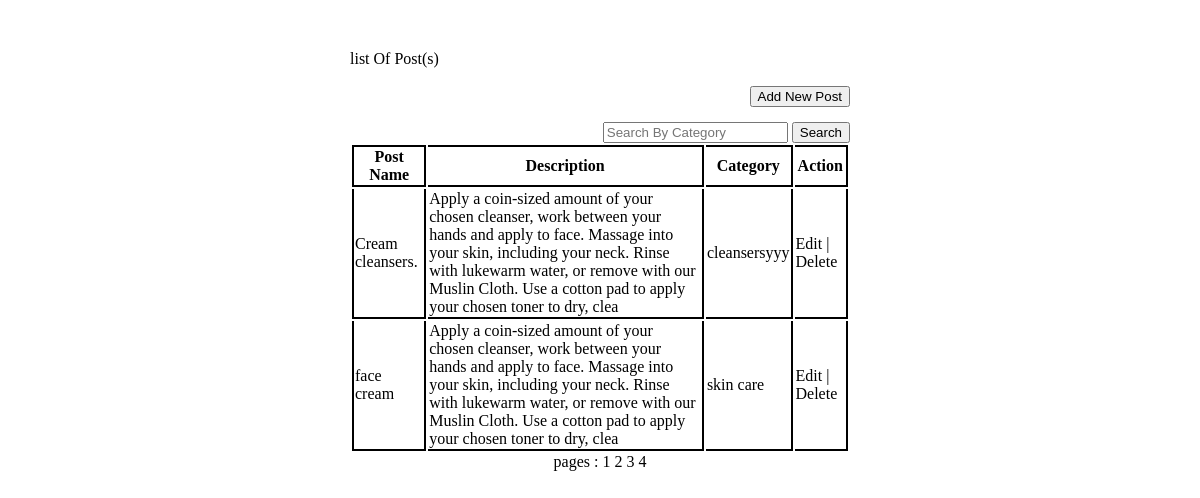
The app's page /CI/index.php/blog/view_post with its own data.
### tables this page shows
CREATE TABLE `post_details` (
  `id` int(11) NOT NULL AUTO_INCREMENT,
  `name` varchar(255) DEFAULT NULL,
  `description` varchar(255) DEFAULT NULL,
  `category` varchar(255) DEFAULT NULL,
  `user_id` int(11) DEFAULT NULL,
  PRIMARY KEY (`id`)
);

### CI/application/controllers/blog.php (called while the page is built, shortened)
<?php
class Blog extends CI_Controller{
	private $data = [];
	public function __construct()
	{
 		$this->load->model('blog_m');
 		$this->load->library(array('form_validation','session'));
	}
	public function view_post()
	{
		$list_per_page = 2;
		$count =count($this->blog_m->get_user_post());
        $this->data['page'] = $page = $this->input->get('page');
        if(!$page)
            $this->data['page'] = $page = 1;
        $this->data['total_pages'] = $total_pages = ceil($count/$list_per_page);
         $this->data['post_details'] = $this->blog_m->get_user_post($list_per_page,($page-1)*$list_per_page);
         $this->data['search'] = $search = '';
		$this->load->view('post_view.php',$this->data);
	}
}
?>

### CI/index.php (called while the page is built, shortened)
<?php
require_once BASEPATH.'core/CodeIgniter.php';

### CI/application/models/blog_m.php (called while the page is built, shortened)
<?php
class blog_m extends CI_Model{
		public function get_user_post($limit=false,$offset=false)
		{
			$this->db->select('');
			$this->db->from('post_details');
			if($limit || $offset)
			{
					$this->db->limit($limit,$offset);
		    }
			$res = $this->db->get()->result();
			if(!empty($res))
				return $res;
			else
				false;
		}
}
?>

### CI/application/views/post_view.php (the view, shortened to what this page needs)
<!DOCTYPE hmtl>
<html>
<head>
	<link rel="stylesheet" hef="<?php echo base_url()?>style/style.css">
</head>
<body>
<div class ="outer">
        <div>
          <div>
            <span>list Of Post(s)</span>
          </div>
          <br>
          	<div>
                    <button type="button" style="float:right;"><a href="<?php echo base_url()?>index.php/blog/add_post">Add New Post</a></button>
            </div>
            <br><br>
             <div  style="float:right;">
             		<input type="text" placeholder="Search By Category" id="search">
                    <button onclick="addview();" type="button">Search</button>
            </div>
        </div>
      <div class="portlet-body">
      <table class="inner">
      <thead>
      <tr>
        <th style="border-left: 2px solid black;">Post Name</th>
        <th>Description</th>
        <th>Category</th>
        <th>Action</th>
      </tr>
      </thead>
      <tbody>
      <?php if(!empty($post_details))
      {
      	foreach($post_details as $key =>  $row){
      		?>
      <tr>
              <td style="border-left: 2px solid black;"> <?php print_r($row->name); ?> </td>
              <td> <?php print_r($row->description); ?> </td>
              <td> <?php  print_r($row->category); ?></td>
              <td><a href="<?php echo base_url()?>index.php/blog/edit_post?id=<?php echo $row->id;?>">Edit |</a>
              <a href="<?php echo base_url()?>index.php/blog/delete_post?id=<?php echo $row->id;?>">Delete</a></td>
      </tr>
      <?php
  			}
  		}?>
      </tbody>
      </table>
      	<center>
      		<?php
        	if($total_pages)
        	{
        		echo 'pages : ';
			for($i= 1;$i<=$total_pages;$i++)
			 {
				if($i == $page)
				{
					echo $i.' ';
				}
				else
				{
				  echo '<a href="'.base_url().'index.php/blog/view_post?page='.$i.'">'.$i.' </a>';
				}
			  }
			}
            ?>
         </center>
    </div>
</div>
</body>
</html>

### CI/application/views/post_view.php (style rules this page uses)
a { text-decoration: none; color:black; }
.outer { width: 500px; height: 400px; margin: 50px auto 0 auto; }
th { border-top: 2px solid black; }
th,td { border-bottom: 2px solid black; border-right: 2px solid black; }

### records on screen
post_details: value "Cream cleansers. Apply a coin-sized amount of your chosen cleanser, work between your hands and apply to face. Massage into your skin, including your neck. Rinse with lukewarm water, or remove with our Muslin Cloth. Use a cotton pad to apply your chosen toner to dry, clea cleansersyyy"
post_details: value "face cream Apply a coin-sized amount of your chosen cleanser, work between your hands and apply to face. Massage into your skin, including your neck. Rinse with lukewarm water, or remove with our Muslin Cloth. Use a cotton pad to apply your chosen toner to dry, clea skin care"
